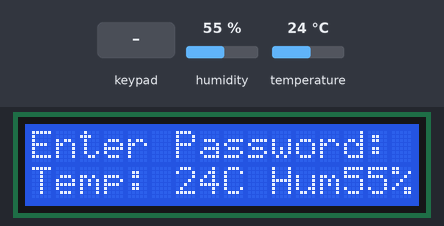
A sketch run on a simulated Arduino Uno, built with avr-gcc and run on an emulated ATmega328P. Parts: 16×2 character LCD. The inputs (shaded band) are chosen by the test bench; at power-on: temperature 24 °C, humidity 55 %.

Above: at 1.2 s.
1.3 s: keypad keys 9 8 7 6 pressed 1.5 s apart
At 3.3 s:
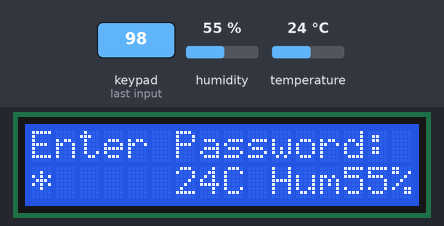
13.3 s: temperature set to 5 °C
At 14.8 s:
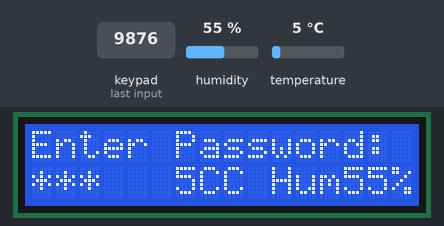
19.3 s: key '1' pressed
25.3 s: keypad keys 9 8 7 6 # pressed 1.5 s apart
At 33.6 s:
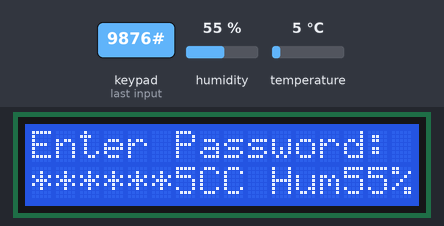
38.8 s: temperature set to 12 °C
At 39.9 s:
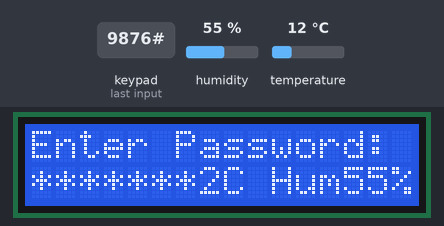
44.8 s: temperature set to 5 °C
At 54.1 s:
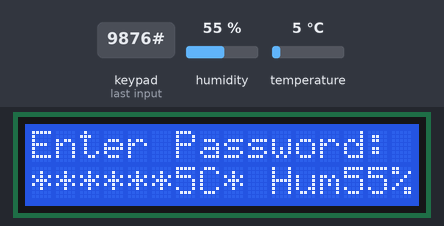
Timing chart, 0 to 55.6 s (numbered marks = the images above; inputs shaded):
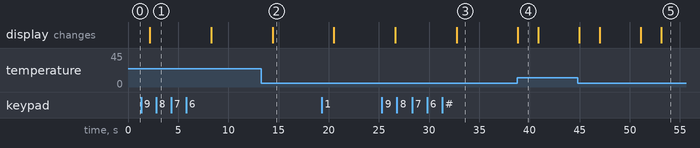

Measured:
- after the input at 1.3 s, the display: changes after 0.88 s (image 1)
- after the input at 13.3 s, the display: changes after 1.1 s (image 2)
- after the input at 25.3 s, the display: first differs from a run without the input after 7.4 s (image 3)
- after the input at 38.8 s, the display: changes after 0.06 s (image 4)
- after the input at 44.8 s, the display: first differs from a run without the input after 2.2 s (image 5 shows a later state)
- what the display in image 4 shows lasts 2.0 s, from 38.9 s to 40.9 s

The sketch:

lcd_line.ino
```cpp
#include <Wire.h>
#include <LiquidCrystal_I2C.h>
#include <DHT11.h>
#include <Keypad.h>

// Initialize the LCD with the I2C address (usually 0x27)
LiquidCrystal_I2C lcd(0x27, 16, 2);

// Define the DHT11 sensor pin
#define DHT11_PIN 2
DHT11 dht11;

// Variables for storing password input
String password = "";
char key;

// Variables for storing temperature and humidity
int humidity;
int temperature;

// Keypad setup
const byte ROWS = 4; // four rows
const byte COLS = 4; // four columns
char keys[ROWS][COLS] = {
  {'1','2','3','A'},
  {'4','5','6','B'},
  {'7','8','9','C'},
  {'*','0','#','D'}
};

byte rowPins[ROWS] = {9, 8, 7, 6}; // connect to the row pinouts of the keypad
byte colPins[COLS] = {5, 4, 3, 2}; // connect to the column pinouts of the keypad

Keypad keypad = Keypad( makeKeymap(keys), rowPins, colPins, ROWS, COLS );

void setup() {
  // Start the LCD
  lcd.init();
  lcd.backlight();

  // Start serial communication (optional, for debugging)
  Serial.begin(9600);

  // Initial LCD display
  lcd.setCursor(0, 0);
  lcd.print("Enter Password:");
  lcd.setCursor(0, 1);
  lcd.print("Temp: --C Hum: --%");
}

void loop() {
  // Read temperature and humidity from DHT11 sensor
  int chk = dht11.read(DHT11_PIN);
  humidity = dht11.humidity;
  temperature = dht11.temperature;

  // Update the temperature and humidity display
  lcd.setCursor(6, 1);
  if (chk == DHTLIB_OK) {
    lcd.print(temperature);
    lcd.print("C");
    lcd.setCursor(13, 1);
    lcd.print(humidity);
    lcd.print("%");
  } else {
    lcd.print("--C");
    lcd.setCursor(13, 1);
    lcd.print("--%");
  }

  // Handle keypad input for password
  key = keypad.getKey();
  if (key) {
    if (key == '#') { // Assuming '#' is used to clear the input
      password = "";
    } else if (key == '*') { // Assuming '*' is used to submit the input
      // Do something with the entered password
      Serial.println("Password entered: " + password);
    } else {
      password += key;
    }

    // Display the password (masking it)
    lcd.setCursor(0, 0);
    lcd.print("Enter Password:");
    lcd.setCursor(0, 1);
    for (int i = 0; i < password.length(); i++) {
      lcd.print("*");
    }
    // Clear the rest of the line
    for (int i = password.length(); i < 6; i++) {
      lcd.print(" ");
    }
  }

  delay(2000); // Delay to avoid flooding the LCD updates
}
```
